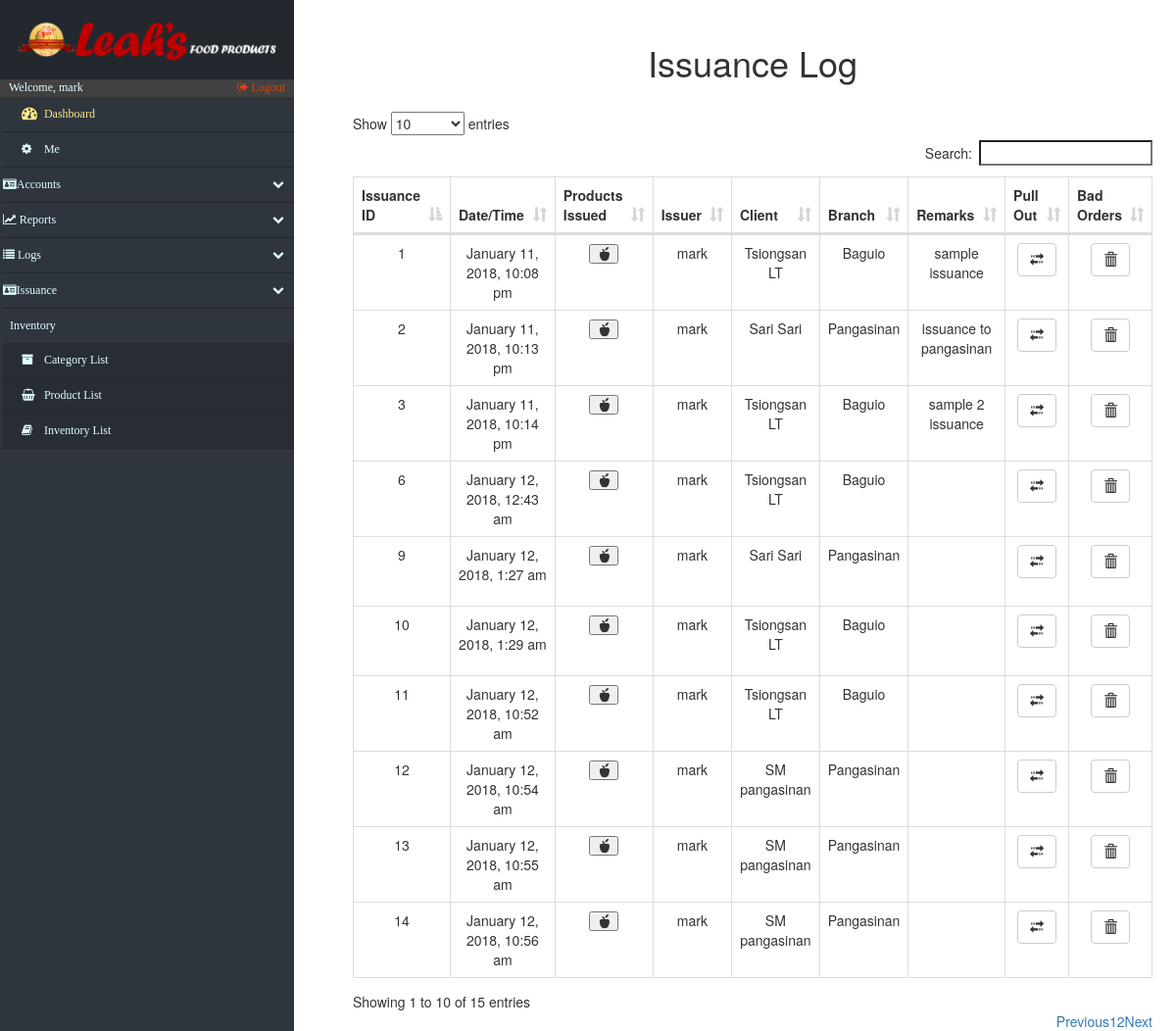
The app's page /log_Issuance.php (signed in) with its own data.
### tables this page shows
CREATE TABLE IF NOT EXISTS `issuance` (
  `issue_id` int(15) NOT NULL AUTO_INCREMENT,
  `issue_date_time` varchar(50) NOT NULL,
  `issue_account` varchar(50) DEFAULT NULL,
  `issue_type` varchar(45) NOT NULL,
  `remarks` varchar(45) DEFAULT NULL,
  `other_clients` varchar(45) DEFAULT NULL,
  `penthouse_clients` varchar(45) DEFAULT NULL,
  `client_id` int(15) DEFAULT NULL,
  `merch_id` int(15) DEFAULT NULL,
  PRIMARY KEY (`issue_id`)
);

CREATE TABLE IF NOT EXISTS `clients` (
  `c_id` int(15) NOT NULL AUTO_INCREMENT,
  `c_name` varchar(20) NOT NULL,
  `c_address` varchar(20) NOT NULL,
  `c_location` varchar(50) DEFAULT NULL,
  `c_contactperson` varchar(50) DEFAULT NULL,
  `c_contactpersonnumber` varchar(50) DEFAULT NULL,
  PRIMARY KEY (`c_id`)
);

### log_Issuance.php (the view, shortened to what this page needs)
<!DOCTYPE html>
<html lang="en">
<head>
    <?php include('fragments/config.php') ?>
    <link rel="stylesheet" href="https://maxcdn.bootstrapcdn.com/bootstrap/3.3.7/css/bootstrap.min.css">
    <link href="src/css/datatables.css" rel="stylesheet">
    <link href="//maxcdn.bootstrapcdn.com/font-awesome/4.2.0/css/font-awesome.min.css" rel="stylesheet">
    <link href="src/css/sidebar.css" rel="stylesheet">
    <link href="src/css/custom.css" rel="stylesheet">
</head>
<body>
    <div class="nav-side-menu">
        <div class="brand">
            <div class="brandtext"></div>
        </div>
        <div class="user_info">
            <span>Welcome, <?php
                echo $_SESSION['username'];
                ?>
            </span>
            <a href="fragments/logout.php">
                <i class="fa fa-sign-out" aria-hidden="true"></i> Logout
            </a>
        </div>
        <div class="menu-list">
            <ul id="menu-content" class="menu-content collapse out">
                <li>
                    <a id="dashboard_txt" href="index.php">
                        <i class="fa fa-dashboard fa-lg"></i> Dashboard
                    </a>
                </li>
                 <li><a href="settings.php"><i class="fa fa-cog"></i> Me</a></li>
                <li data-toggle="collapse" data-target="#accounts" class="collapsed">
                    <i class="fa fa-id-card" aria-hidden="true"></i>Accounts <span class="arrow"></span>
                </li>
                <li data-toggle="collapse" data-target="#reports" class="collapsed">
                    <i class="fa fa-line-chart" aria-hidden="true"></i> Reports <span class="arrow"></span>
                </li>
                <li data-toggle="collapse" data-target="#issue" class="collapsed">
                    <i class="fa fa-list" aria-hidden="true"></i> Logs <span class="arrow"></span>
                </li>
                 <li data-toggle="collapse" data-target="#issuance" class="collapsed">
                    <i class="fa fa-id-card" aria-hidden="true"></i>Issuance<span class="arrow"></span>
                </li>
                <div class="sub-menu_nct">
                    <span class="sub-menu">Inventory
                    </span>
                </div>
                <li class="sub-menu_nc">
                    <a class="sub-menu_nc" href="categories.php">
                        <i class="fa fa-archive"> </i> Category List
                    </a>
                </li>
                <li class="sub-menu_nc">
                    <a class="sub-menu_nc" href="products.php">
                        <i class="fa fa-shopping-basket"> </i> Product List
                    </a>
                </li>
                <li class="sub-menu_nc">
                    <a href="inventory.php">
                        <i class="fa fa-book"> </i> Inventory List
                    </a>
                </li>
            </ul>
        </div>
    </div>
    <div id="page-content-wrapper">
        <div class="containers">
            <table class="table table-striped table-bordered">
                <h1 align="center">Issuance Log</h1>
            </table>
            <?php
                            $retrieve = ("SELECT * FROM issuance inner join clients on issuance.client_id = clients.c_id");
                            $results = mysqli_query($db, $retrieve);
                        ?>
                <table id="datatables" class="table table-hover table-bordered dataTable" cellspacing="0" width="100%" role="grid" aria-describedby="myTable_info" style="width: 100%;">
                    <thead>
                        <tr>
                            <th>Issuance ID</th>
                            <th>Date/Time</th>
                            <th>Products Issued</th>
                            <th>Issuer</th>
                            <th>Client</th>
                            <th>Branch</th>
                            <th>Remarks</th>
                            <th>Pull Out</th>
                            <th>Bad Orders</th>
                        </tr>
                    </thead>
                    <tbody>
                        <?php
                            foreach ($results as $data):
                        ?>
                            <tr>
                                <td data-title="Issuance ID">
                                    <?php
                                    $IsID =  $data["issue_id"];
                                    echo $IsID;
                                    ?>
                                </td>
                                <td data-title="Date/Time">
                                    <?php echo $data["issue_date_time"]; ?>
                                </td>
                                <td data-title="Products Issued">
                                        <table class="table table-striped table-bordered">
                                            <button type="button" class="glyphicon glyphicon-apple" data-toggle="modal" aria-hidden="true" data-target="#<?php echo $IsID ?>"></button>
                                        </table>
                                </td>
                                <td  data-title="Issuer">
                                    <?php
                                        $passBranch = $data["issue_account"];
                                        echo $passBranch;
                                    ?>
                                </td>
                                <td data-title="Client">
                                    <?php echo $data["c_name"];
										$client_id=$data["client_id"];?>
                                </td>
                                <td data-title="Branch">
                                    <?php
                                        $passBranch = $data["c_location"];
                                        echo $passBranch;
                                    ?>
                                </td>
                                <td data-title="Remarks">
                                    <?php echo $data["remarks"]; ?>
                                </td>
                                <td data-title="Pull Out">
                                        <table class="table table-striped table-bordered">
                                            <a href="issuance_Returns.php?IsID=<?php echo $IsID; ?>&Branch=<?php echo $passBranch; ?>&client_id=<?php echo $client_id; ?>">
                                                <button type="button" class="btn btn-default">
                                                <span class="glyphicon glyphicon-transfer" aria-hidden="true"></span>
                                                </button>
                                            </a>
                                        </table>
                                </td>
                                <td data-title="Bad Orders">
                                        <table class="table table-striped table-bordered">
                                            <a href="issuance_BadOrder.php?IsID=<?php echo $IsID; ?>&Branch=<?php echo $passBranch; ?>&client_id=<?php echo $client_id; ?>">
                                                <button type="button" class="btn btn-default">
                                                <span class="glyphicon glyphicon-trash" aria-hidden="true"></span>
                                                </button>
                                            </a>
                                        </table>
                                </td>
                            </tr>
                <?php
                    endforeach;
                ?>
                    </tbody>
                </table>
        </div>
    </div>
</body>
</html>

### src/css/datatables.css (style rules this page uses)
table.dataTable { clear: both; width: auto; text-align: center; margin-top: 6px !important; margin-bottom: 6px !important; max-width: none !important; border-collapse: separate !important }
table.dataTable td, table.dataTable th { -webkit-box-sizing: content-box; box-sizing: content-box }
table.dataTable thead>tr>th.sorting_asc, table.dataTable thead>tr>th.sorting_desc, table.dataTable thead>tr>th.sorting, table.dataTable thead>tr>td.sorting_asc, table.dataTable thead>tr>td.sorting_desc, table.dataTable thead>tr>td.sorting { padding-right: 30px }
table.dataTable thead .sorting, table.dataTable thead .sorting_asc, table.dataTable thead .sorting_desc, table.dataTable thead .sorting_asc_disabled, table.dataTable thead .sorting_desc_disabled { cursor: pointer; position: relative }
table.dataTable thead .sorting:after, table.dataTable thead .sorting_asc:after, table.dataTable thead .sorting_desc:after, table.dataTable thead .sorting_asc_disabled:after, table.dataTable thead .sorting_desc_disabled:after { position: absolute; bottom: 8px; right: 8px; display: block; font-family: 'Glyphicons Halflings'; opacity: 0.5 }
table.dataTable thead .sorting:after { opacity: 0.2; content: "\e150" }
table.dataTable thead .sorting_asc:after { content: "\e155" }
table.table-bordered.dataTable th, table.table-bordered.dataTable td { border-left-width: 0 }
table.table-bordered.dataTable th:last-child, table.table-bordered.dataTable th:last-child, table.table-bordered.dataTable td:last-child, table.table-bordered.dataTable td:last-child { border-right-width: 0 }
table.table-bordered.dataTable tbody th, table.table-bordered.dataTable tbody td { border-bottom-width: 0 }

### src/css/sidebar.css (style rules this page uses)
.nav-side-menu { overflow: hidden; font-family: verdana; font-size: 12px; font-weight: 200; background-color: #2e353d; position: fixed; top: 0px; width: 300px; height: 100%; color: #e1ffff; }
.nav-side-menu .brand { background-color: #23282e; line-height: 50px; display: block; text-align: center; font-size: 14px; }
.nav-side-menu ul, .nav-side-menu li { list-style: none; padding: 0px; margin: 0px; line-height: 35px; cursor: pointer; }
.nav-side-menu li { padding-left: 0px; border-left: 3px solid #2e353d; border-bottom: 1px solid #23282e; }
.nav-side-menu li a { text-decoration: none; color: #e1ffff; }
.nav-side-menu li a i { padding-left: 10px; width: 20px; padding-right: 20px; }
@media (min-width: 800px) { .nav-side-menu .menu-list .menu-content { display: block; } }
body { margin: 0px; padding: 0px; }
#dashboard_txt { color: #fcea8b; }
.sub-menu_nc { background-color: #272d33; }
.sub-menu_nct { padding-left: 10px; }
.nav-side-menu .brand .brandtext { padding: 4%; content: url(../img/LeahsTextAlter.PNG); width: 100%; text-align: center; }
.user_info { background-color: #414141; }
.user_info a { float: right; padding-right: 3%; color: #dd430a; }
.user_info span { padding-left: 3% }
.sub-menu_nc a { display: block; }
.menu-content > li a { display: inline-block; width: 100%; }
#menu-content li a { padding-left: 3%; }

### src/css/custom.css (style rules this page uses)
.containers { padding: 0px; margin: 0px; margin-top:2%; float: right; width: 79%; padding-right: 5%; }
@media (max-width: 1600px) { .containers { width: 75%; padding-right: 4%; } }
@media (max-width: 1400px) { .containers { width: 73%; padding-right 3%;: } }
@media (max-width: 1260px) { .containers { width: 70%; padding-right: 2%; } }

### records on screen
issuance: issue_id "1", issue_date_time "January 11, 2018, 10:08 pm", issue_account "mark", client.c_name "Tsiongsan LT", client.c_location "Baguio", remarks "sample issuance"
issuance: issue_id "2", issue_date_time "January 11, 2018, 10:13 pm", issue_account "mark", client.c_name "Sari Sari", client.c_location "Pangasinan", remarks "issuance to pangasinan"
issuance: issue_id "3", issue_date_time "January 11, 2018, 10:14 pm", issue_account "mark", client.c_name "Tsiongsan LT", client.c_location "Baguio", remarks "sample 2 issuance"
issuance: issue_id "6", issue_date_time "January 12, 2018, 12:43 am", issue_account "mark", client.c_name "Tsiongsan LT", client.c_location "Baguio"
issuance: issue_id "9", issue_date_time "January 12, 2018, 1:27 am", issue_account "mark", client.c_name "Sari Sari", client.c_location "Pangasinan"
issuance: issue_id "10", issue_date_time "January 12, 2018, 1:29 am", issue_account "mark", client.c_name "Tsiongsan LT", client.c_location "Baguio"
issuance: issue_id "11", issue_date_time "January 12, 2018, 10:52 am", issue_account "mark", client.c_name "Tsiongsan LT", client.c_location "Baguio"
issuance: issue_id "12", issue_date_time "January 12, 2018, 10:54 am", issue_account "mark", client.c_name "SM pangasinan", client.c_location "Pangasinan"
issuance: issue_id "13", issue_date_time "January 12, 2018, 10:55 am", issue_account "mark", client.c_name "SM pangasinan", client.c_location "Pangasinan"
issuance: issue_id "14", issue_date_time "January 12, 2018, 10:56 am", issue_account "mark", client.c_name "SM pangasinan", client.c_location "Pangasinan"

### other values on screen
$_SESSION['username'] "mark"
